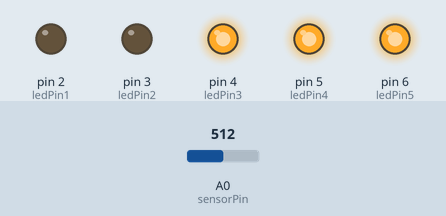
This sketch was run on a simulated Arduino Uno, built with avr-gcc and run on an emulated ATmega328P. Shown: output pins drawn as LEDs (lit = HIGH). Inputs (shaded band) come from the test bench; at power-on: A0 (sensorPin) = 512.

Above: at 1.2 s.
1.3 s: A0 (sensorPin) set to 589
2.8 s: A0 (sensorPin) set to 612
At 4.0 s:
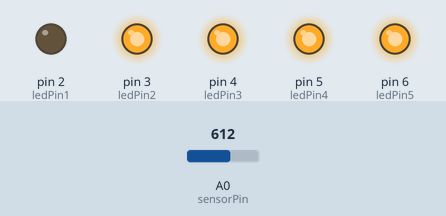
4.3 s: A0 (sensorPin) set to 783
5.8 s: A0 (sensorPin) set to 807
At 6.6 s:
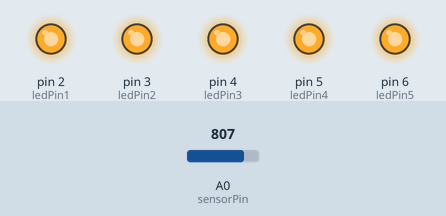
7.3 s: A0 (sensorPin) set to 390
At 7.9 s:
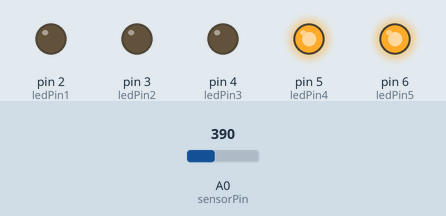
8.8 s: A0 (sensorPin) set to 406
At 9.1 s:
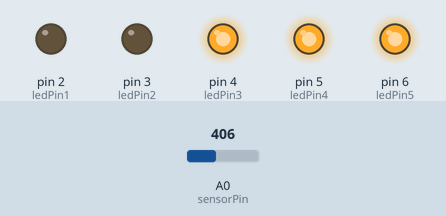
Timing chart, 0 to 11.3 s (numbered marks = the images above; inputs shaded):
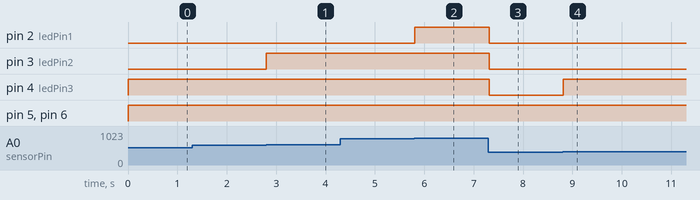

The sketch:

Soil_Moisture_Sensor.ino
```cpp
// Arduino Soil moisture sensor will show the humidity
// level using the 5 LEDs connected to Arduino.
#define ledPin1 2
#define ledPin2 3
#define ledPin3 4
#define ledPin4 5
#define ledPin5 6
#define sensorPin A0

void setup()
{
  pinMode(sensorPin, INPUT);
  Serial.begin(9600);
  pinMode(ledPin1, OUTPUT);
  pinMode(ledPin2, OUTPUT);
  pinMode(ledPin3, OUTPUT);
  pinMode(ledPin4, OUTPUT);
  pinMode(ledPin5, OUTPUT);
}

void loop()
{
  int sensorValue = analogRead(sensorPin);
  digitalWrite(ledPin1, LOW);
  digitalWrite(ledPin2, LOW);
  digitalWrite(ledPin3, LOW);
  digitalWrite(ledPin4, LOW);
  digitalWrite(ledPin5, LOW);
  if (sensorValue < 200) {
    digitalWrite(ledPin5, HIGH);
  } else {
    if (sensorValue < 400) {
      digitalWrite(ledPin5, HIGH);
      digitalWrite(ledPin4, HIGH);
    } else {
      if (sensorValue < 600) {
        digitalWrite(ledPin5, HIGH);
        digitalWrite(ledPin4, HIGH);
        digitalWrite(ledPin3, HIGH);
      } else {
        if (sensorValue < 800) {
          digitalWrite(ledPin5, HIGH);
          digitalWrite(ledPin4, HIGH);
          digitalWrite(ledPin3, HIGH);
          digitalWrite(ledPin2, HIGH);
        } else {
          digitalWrite(ledPin5, HIGH);
          digitalWrite(ledPin4, HIGH);
          digitalWrite(ledPin3, HIGH);
          digitalWrite(ledPin2, HIGH);
          digitalWrite(ledPin1, HIGH);
        }
      }
    }
  }
  delay(100);
}
```

Measured:
- the behaviour switches between 599 and 600 on A0 (sensorPin) (found by bisection; images 0 and 1)
- the behaviour switches between 799 and 800 on A0 (sensorPin) (found by bisection; images 1 and 2)
- the behaviour switches between 399 and 400 on A0 (sensorPin) (found by bisection; images 3 and 4)
- after the input at 2.8 s, pin 3 (ledPin2): LOW → HIGH at once
- after the input at 5.8 s, pin 2 (ledPin1): LOW → HIGH at once
- after the input at 7.3 s, pin 2 (ledPin1), pin 3 (ledPin2), pin 4 (ledPin3): HIGH → LOW at once
- after the input at 8.8 s, pin 4 (ledPin3): LOW → HIGH at once
